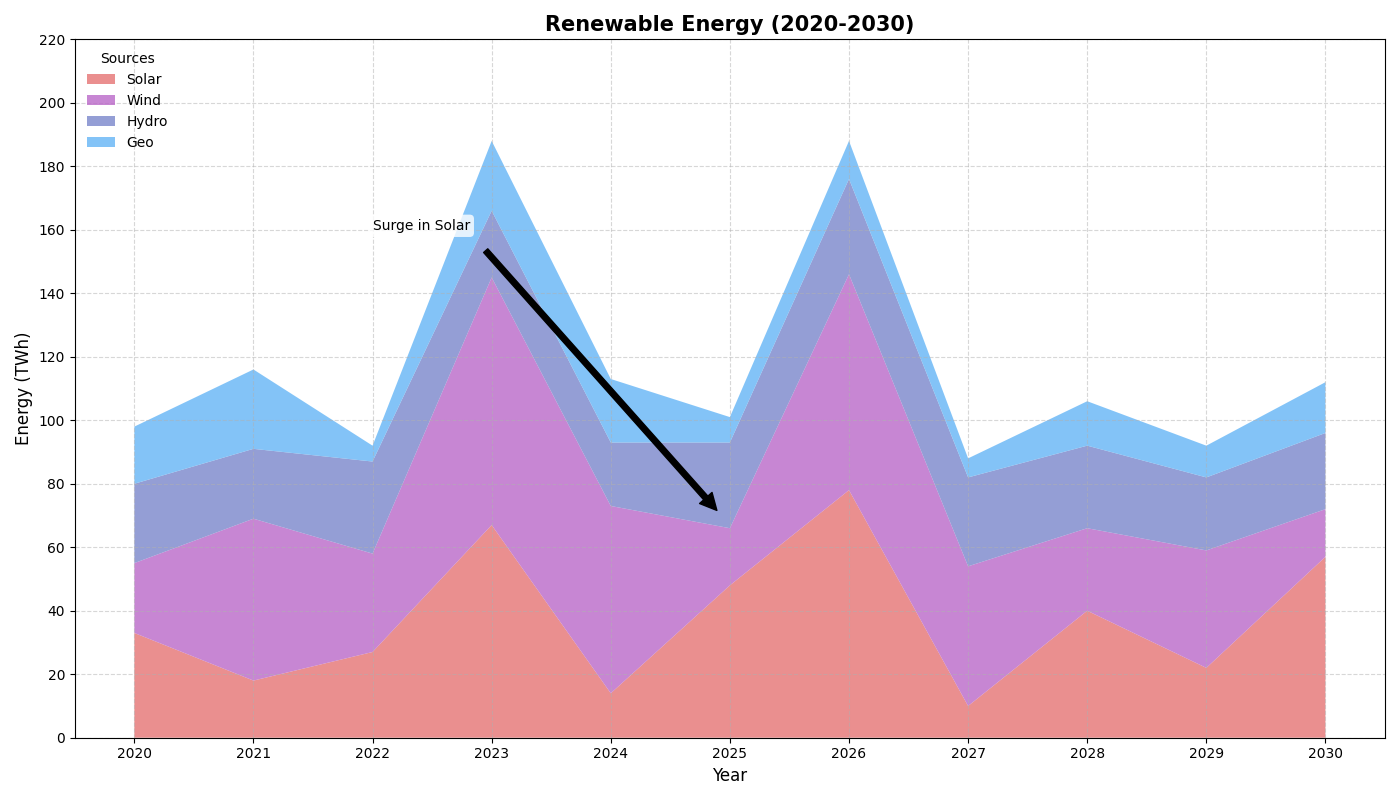

Recreate this plot in Python.
import matplotlib.pyplot as plt
import numpy as np

years = np.arange(2020, 2031)
solar = np.array([33, 18, 27, 67, 14, 48, 78, 10, 40, 22, 57])
wind = np.array([22, 51, 31, 78, 59, 18, 68, 44, 26, 37, 15])
hydro = np.array([25, 22, 29, 21, 20, 27, 30, 28, 26, 23, 24])
geo = np.array([18, 25, 5, 22, 20, 8, 12, 6, 14, 10, 16])

data = np.vstack([solar, wind, hydro, geo])

fig, ax = plt.subplots(figsize=(14, 8))

ax.stackplot(years, data, labels=['Solar', 'Wind', 'Hydro', 'Geo'],
             colors=['#e57373', '#ba68c8', '#7986cb', '#64b5f6'], alpha=0.8)

ax.set_title('Renewable Energy (2020-2030)', fontsize=15, fontweight='bold')
ax.set_xlabel('Year', fontsize=12)
ax.set_ylabel('Energy (TWh)', fontsize=12)
ax.legend(loc='upper left', title='Sources', fontsize=10, frameon=False)

ax.set_xticks(years)
ax.set_yticks(np.arange(0, 221, 20))
ax.grid(True, linestyle='--', alpha=0.5)

ax.annotate('Surge in Solar', xy=(2025, 67), xytext=(2022, 160),
            arrowprops=dict(facecolor='black', shrink=0.05), fontsize=10,
            bbox=dict(boxstyle='round,pad=0.3', edgecolor='none', facecolor='white', alpha=0.8))

plt.tight_layout()
plt.show()
